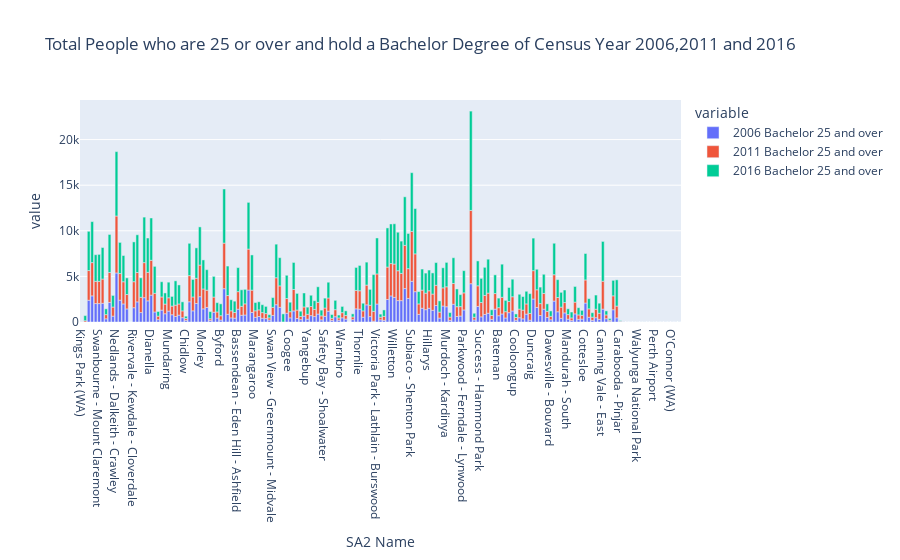

Write notebook code for a chart like this one.
### Code cell
fig_bachelor_total = px.bar(df, x="SA2 Name", y=["2006 Bachelor 25 and over", "2011 Bachelor 25 and over", "2016 Bachelor 25 and over"], title="Total People who are 25 or over and hold a Bachelor Degree of Census Year 2006,2011 and 2016")
fig_bachelor_total.show()

### Figure 1 — Plotly figure (JSON) as saved in the notebook; plotly's stock layout.template omitted (floating-point values rounded to 4 significant figures; data arrays with more than 128 entries replaced by an {"elided": "..."} marker saying what was removed)
{"data": [{"alignmentgroup": "True", "hovertemplate": "variable=2006 Bachelor 25 and over<br>SA2 Name=%{x}<br>value=%{y}<extra></extra>", "legendgroup": "2006 Bachelor 25 and over", "marker": {"color": "#636efa"}, "name": "2006 Bachelor 25 and over", "offsetgroup": "2006 Bachelor 25 and over", "orientation": "v", "showlegend": true, "textposition": "auto", "type": "bar", "x": {"elided": "173 str values"}, "xaxis": "x", "y": {"elided": "173 int values"}, "yaxis": "y"}, {"alignmentgroup": "True", "hovertemplate": "variable=2011 Bachelor 25 and over<br>SA2 Name=%{x}<br>value=%{y}<extra></extra>", "legendgroup": "2011 Bachelor 25 and over", "marker": {"color": "#EF553B"}, "name": "2011 Bachelor 25 and over", "offsetgroup": "2011 Bachelor 25 and over", "orientation": "v", "showlegend": true, "textposition": "auto", "type": "bar", "x": {"elided": "173 str values"}, "xaxis": "x", "y": {"elided": "173 int values"}, "yaxis": "y"}, {"alignmentgroup": "True", "hovertemplate": "variable=2016 Bachelor 25 and over<br>SA2 Name=%{x}<br>value=%{y}<extra></extra>", "legendgroup": "2016 Bachelor 25 and over", "marker": {"color": "#00cc96"}, "name": "2016 Bachelor 25 and over", "offsetgroup": "2016 Bachelor 25 and over", "orientation": "v", "showlegend": true, "textposition": "auto", "type": "bar", "x": {"elided": "173 str values"}, "xaxis": "x", "y": {"elided": "173 int values"}, "yaxis": "y"}], "layout": {"barmode": "relative", "legend": {"title": {"text": "variable"}, "tracegroupgap": 0}, "title": {"text": "Total People who are 25 or over and hold a Bachelor Degree of Census Year 2006,2011 and 2016"}, "xaxis": {"anchor": "y", "domain": [0, 1], "title": {"text": "SA2 Name"}}, "yaxis": {"anchor": "x", "domain": [0, 1], "title": {"text": "value"}}}}
